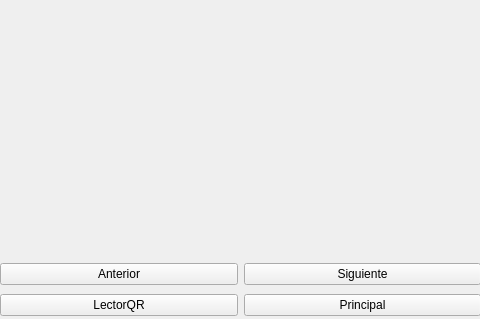
<?xml version="1.0" encoding="UTF-8"?>
<ui version="4.0">
 <class>MainWindow</class>
 <widget class="QMainWindow" name="MainWindow">
  <property name="geometry">
   <rect>
    <x>0</x>
    <y>0</y>
    <width>480</width>
    <height>319</height>
   </rect>
  </property>
  <property name="windowTitle">
   <string>Asignatura</string>
  </property>
  <widget class="QWidget" name="centralwidget">
   <widget class="QLabel" name="lblAsignatura">
    <property name="geometry">
     <rect>
      <x>10</x>
      <y>10</y>
      <width>461</width>
      <height>241</height>
     </rect>
    </property>
    <property name="frameShape">
     <enum>QFrame::NoFrame</enum>
    </property>
    <property name="frameShadow">
     <enum>QFrame::Plain</enum>
    </property>
    <property name="text">
     <string/>
    </property>
    <property name="scaledContents">
     <bool>true</bool>
    </property>
   </widget>
   <widget class="QWidget" name="layoutWidget">
    <property name="geometry">
     <rect>
      <x>0</x>
      <y>260</y>
      <width>481</width>
      <height>60</height>
     </rect>
    </property>
    <layout class="QVBoxLayout" name="verticalLayout">
     <item>
      <layout class="QHBoxLayout" name="horizontalLayout">
       <item>
        <widget class="QPushButton" name="banterior">
         <property name="text">
          <string>Anterior</string>
         </property>
         <property name="icon">
          <iconset>
           <normaloff>Iconos/atras1.png</normaloff>Iconos/atras1.png</iconset>
         </property>
        </widget>
       </item>
       <item>
        <widget class="QPushButton" name="bsiguiente">
         <property name="text">
          <string>Siguiente</string>
         </property>
         <property name="icon">
          <iconset>
           <normaloff>Iconos/adelante.png</normaloff>Iconos/adelante.png</iconset>
         </property>
        </widget>
       </item>
      </layout>
     </item>
     <item>
      <layout class="QHBoxLayout" name="horizontalLayout_2">
       <item>
        <widget class="QPushButton" name="returnqr">
         <property name="text">
          <string>LectorQR</string>
         </property>
         <property name="icon">
          <iconset>
           <normaloff>Iconos/282207.png</normaloff>Iconos/282207.png</iconset>
         </property>
        </widget>
       </item>
       <item>
        <widget class="QPushButton" name="botonprin">
         <property name="text">
          <string>Principal</string>
         </property>
         <property name="icon">
          <iconset>
           <normaloff>Iconos/descarga.png</normaloff>Iconos/descarga.png</iconset>
         </property>
        </widget>
       </item>
      </layout>
     </item>
    </layout>
   </widget>
  </widget>
 </widget>
 <resources/>
 <connections/>
</ui>
